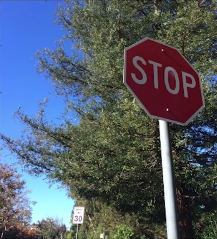
#> input picture labs/perspective-transform/stop_sign.PNG, 217 x 239 px
$ jupyter execute PerspectiveTransform.ipynb   (shell and % lines are left out)
#> lines starting #> are read from the running program, lines starting #| are printed output that depends on the picture
## Perspective Transform Playground

The purpose of this notebook is to play around a bit with concepts about perspective transform.

[cell 1]
import numpy as np
import cv2
import matplotlib.pyplot as plt
import matplotlib.image as mpimg

[cell 2]
# Read the image
img = mpimg.imread('stop_sign.PNG')
#> img is the input picture: shape (239, 217, 4) float32; mean R, G, B, A 0.33, 0.369, 0.423, 1

plt.imshow(img)

[cell 3]

# Source image points
# We need to declare a polygon that we want to use when
# applying the linear transform in order to switch perspectives

plt.imshow(img)
plt.plot(124, 49, '.') # Top left
plt.plot(198, 73, '.') # Top right
plt.plot(203, 105, '.') # Bottom right
plt.plot(123, 81, '.') # Bottom left
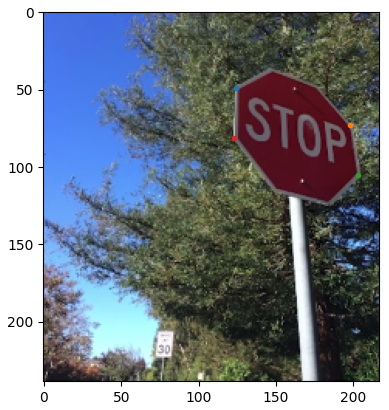
#> figure drawn by matplotlib, 1 panel

*Note*: When you apply a perspective transform, choosing four source points manually, as we did in this video, is often not the best option. There are many other ways to select source points. For example, many perspective transform algorithms will programmatically detect four source points in an image based on edge or corner detection and analyzing attributes like color and surrounding pixels.

[cell 4]
# Define warping function
def warp(img):
    # Define calibration box in source (original) and destination (desired or warped) coords
    img_size = (img.shape[1], img.shape[0])
#> img_size = (217, 239)

    # Four source coords
    src = np.float32(
        [[124, 49],
         [198, 73],
         [203, 105],
         [123, 81]])

    # Four desired coords
    dst = np.float32(
        [[124, 49],
         [200, 49],
         [200, 81],
         [124, 81]])

    # Compute the perspective transform matrix, M
    M = cv2.getPerspectiveTransform(src, dst)

    # Compute the inverse perspective transform matrix
    M_inv = cv2.getPerspectiveTransform(dst, src)

    # Create warped image - uses linear interpolation (linear transform)
    warped = cv2.warpPerspective(img, M, img_size, flags=cv2.INTER_LINEAR)
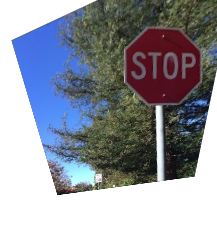
#> warped: shape (239, 217, 4) float32; mean R, G, B, A 0.196, 0.21, 0.246, 0.616; transparent parts drawn white

    # Create unwarped image from warped
    unwarped = cv2.warpPerspective(warped, M_inv, img_size, flags=cv2.INTER_LINEAR)
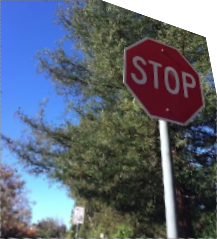
#> unwarped: shape (239, 217, 4) float32; mean R, G, B, A 0.314, 0.351, 0.408, 0.944; transparent parts drawn white

    return warped, unwarped

[cell 5]

# Get perspective transform
warped_im, inverse_warped_im = warp(img)

# Visualize undistortion
f, (ax1, ax2, ax3) = plt.subplots(1, 3, figsize=(20, 10))

ax1.set_title('Source image')
ax1.imshow(img)
ax2.set_title('Warped image')
ax2.imshow(warped_im)
ax3.set_title('Inversed Warped image')
ax3.imshow(inverse_warped_im)
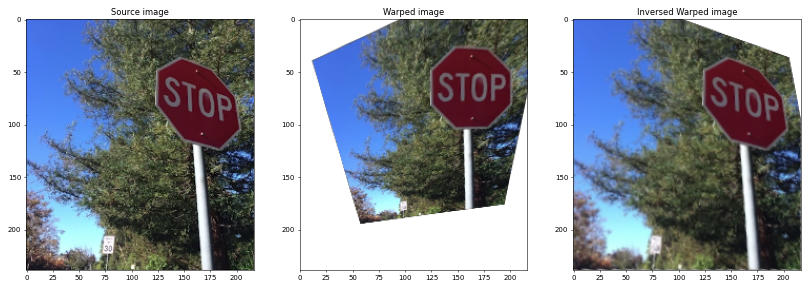
#> figure drawn by matplotlib, 3 panels
